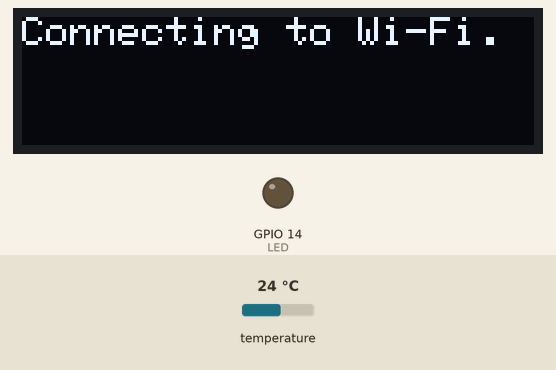
Recording of a sketch running on a simulated ESP32. Parts: 128×32 one-colour display, output pins drawn as LEDs (lit = HIGH). Inputs (shaded band) come from the test bench; at power-on: temperature 24 °C. WiFi joins after 1.5 s; servers stay silent unless stated; the display library's start-up logo is not drawn; the local clock reads 2024-03-15 10:24:30 at power-on unless the sketch sets it; what the sketch prints to the serial monitor is not drawn. At 4.8 s the program stops and its outputs stay as they are.

Above: at 2.1 s.
At 2.8 s:
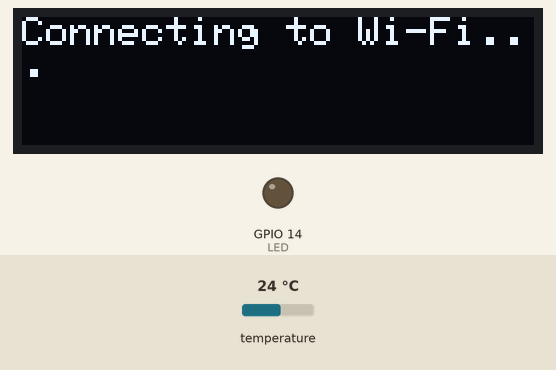
At 3.7 s:
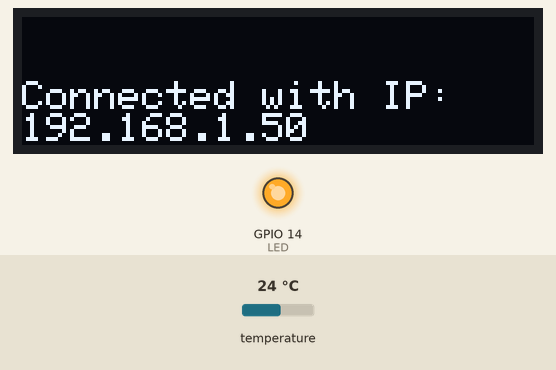
Timing chart, 0 to 5.2 s (numbered marks = the images above):
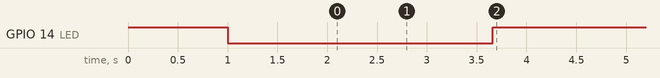

The sketch:

WeatherStationComplete.ino
```cpp
/*
Three things to do!
1. Put your WiFi details into the code
2. Put the Firebase access code that I gave you into the code
3. Put your name into the path string
*/

#include <WiFi.h>
#include <FirebaseESP32.h>
#include <Wire.h>
#include <SPI.h>
#include <Adafruit_Sensor.h>
#include <Adafruit_BME280.h>
#include <Adafruit_GFX.h>
#include <Adafruit_SSD1306.h>
#include "time.h"

#define BME_SCK 5           // SCK to SCK
#define BME_MISO 19         // SDO to MISO
#define BME_MOSI 18         // SDI to MOSI
#define BME_CS 32           // CS to Digital Pin 0
#define LED 14              // optional LED
#define SCREEN_WIDTH 128    // OLED display width, in pixels
#define SCREEN_HEIGHT 32    // OLED display height, in pixels
#define OLED_RESET    32    // Reset pin # (or -1 if sharing Arduino reset pin)
#define SCREEN_ADDRESS 0x3C // See datasheet for Address; 0x3C for 128x32
Adafruit_SSD1306 display(SCREEN_WIDTH, SCREEN_HEIGHT, &Wire, OLED_RESET);
Adafruit_BME280 bme(BME_CS, BME_MOSI, BME_MISO, BME_SCK); // software SPI

// WiFi and database details
#define WIFI_SSID "WIFI"
#define WIFI_PASSWORD "PASSWORD"
#define FIREBASE_HOST "weatherstatino-default-rtdb.europe-west1.firebasedatabase.app/"
#define FIREBASE_AUTH "SECRET_CODE"

// Define FirebaseESP32 data object
FirebaseData fbdo;
FirebaseJson json;

const char* ntpServer = "pool.ntp.org";   // NTP server for time data
const int gmtOffset_sec = 3600;           // GMT+1
struct tm timeinfo;                       // Create time structure
String path = "/Maks/Readings ";          // Save data to directory; NAME YOUR DIRECTORY WITH YOUR NAME
String readTime;

// Define functions
void printReadings();
void printResult(FirebaseData &data);
void sendReadings(String parameter, int reading);

void setup() {

  // Initialise LED and serial
  pinMode(LED, OUTPUT);
  digitalWrite(LED, HIGH);
  Serial.begin(1000000);
  while(!Serial);       // Get the serial running
  delay(1000);          // Wait before accessing Sensor
  digitalWrite(LED, LOW);

  // Initialise BME Sensor
  unsigned status;
  status = bme.begin(0x76, &Wire);

  // Initialise OLED display
  if(!display.begin(SSD1306_SWITCHCAPVCC, SCREEN_ADDRESS)) {
    Serial.println(F("SSD1306 allocation failed"));
    for(;;);          // Don't proceed, loop forever
  }
  display.display();
  delay(500);         // Pause for 0.5 second

  display.clearDisplay();               // Clear the buffer
  display.setTextSize(1);               // Normal 1:1 pixel scale
  display.setTextColor(SSD1306_WHITE);  // Draw white text
  display.setCursor(0,0);               // Start at top-left corner

  // Draw a single pixel in white
  display.drawPixel(10, 10, SSD1306_WHITE);
  display.display();
  delay(500);
  display.clearDisplay();   // Clear the buffer

  // Connect to WiFi
  WiFi.begin(WIFI_SSID, WIFI_PASSWORD);
  display.print("Connecting to Wi-Fi");
  display.display();
  while (WiFi.status() != WL_CONNECTED) {
    display.print(".");
    display.display();
    delay(300);
  }
  display.clearDisplay();   // Clear the buffer
  display.println();
  display.println("Connected with IP: ");
  display.println(WiFi.localIP());  // Display the system's IP
  display.display();

  // Initialise time
  configTime(gmtOffset_sec, 0, ntpServer);
  if(!getLocalTime(&timeinfo)){
    Serial.println("Failed to obtain time");
    return;
  }
  // Get time and display
  readTime = String(timeinfo.tm_mday)+" "+String(timeinfo.tm_mon+1)+" "+String(timeinfo.tm_hour)+":00";
  Serial.println(readTime);
  Serial.println(&timeinfo, "%B %d %Y %H:%M");
  display.print(&timeinfo, "%B %d %Y %H:%M");
  display.display();

  // Establish firebase connection
  Firebase.begin(FIREBASE_HOST, FIREBASE_AUTH);
  Firebase.reconnectWiFi(true);
  Firebase.setReadTimeout(fbdo, 1000 * 60);   // Set database read timeout to 1 minute (max 15 minutes)
  Firebase.setwriteSizeLimit(fbdo, "tiny");   // Set size and it's write timeout
  Firebase.setFloatDigits(1);                 // Set the decimal places for float

  digitalWrite(LED, HIGH);
  delay(1000);
}

void loop() {   // Measure and send data every 5 seconds
  printReadings();
  delay(5000);
}

void printReadings() {

  String parameter;
  int reading;

  display.clearDisplay();                 // Clear the buffer
  display.setTextSize(1);                 // Normal 1:1 pixel scale
  display.setTextColor(SSD1306_WHITE);    // Draw white text
  display.setCursor(0,0);                 // Start at top-left corner

  // Display temperature readings on the OLED display and send to the firebase
  display.print("Temperature: ");
  display.print(bme.readTemperature(), 1);
  display.println(" C");
  parameter = "Temperature (C)";
  reading = bme.readTemperature();
  sendReadings(parameter, reading);

  // Display air pressure readings on the OLED display and send to the firebase
  display.print("Pressure: ");
  display.print(bme.readPressure() / 100.0F, 1);
  display.println(" hPa");
  parameter = "Pressure (hPa)";
  reading = bme.readPressure() / 100.0F;
  sendReadings(parameter, reading);

  // Display humidity readings on the OLED display and send to the firebase
  display.print("Humidity: ");
  display.print(bme.readHumidity(), 2);
  display.println(" %");
  parameter = "Humidity (%)";
  reading = bme.readHumidity();
  sendReadings(parameter, reading);

  getLocalTime(&timeinfo);    // Update the clock
  display.print(&timeinfo, "%B %d %Y %H:%M");
  display.display();
  readTime = String(timeinfo.tm_mday)+" "+String(timeinfo.tm_mon+1)+" "+String(timeinfo.tm_hour)+":00";
}

void sendReadings(String parameter, int reading) {

  for (uint8_t i = 0; i < 5; i++) {
    // Format the reading in json dataframe
    json.set(parameter, reading);

    // Check for the proper data format
    if (Firebase.updateNode(fbdo, path + readTime, json)) {
      Serial.println("PASSED");
      Serial.println("PATH: " + fbdo.dataPath());
      Serial.println("TYPE: " + fbdo.dataType());
      Serial.print("VALUE: ");
      printResult(fbdo);    // Print Result to Serial
      Serial.println();
    }
    else {    // Error! Might happen; If not happening constantly, then nothing to worry
      Serial.println("FAILED");
      Serial.println("REASON: " + fbdo.errorReason());
      Serial.println();
    }
  }
}

void printResult(FirebaseData &data) {

  if (data.dataType() == "json") {  // Check for JSON dataframe

    String jsonStr;
    FirebaseJson &json = data.jsonObject(); // Create Firebase object

    json.toString(jsonStr, true);   // Convert JSON to String

    Serial.println(jsonStr);
    Serial.println();
    Serial.println("Iterate JSON data:");
    Serial.println();

    size_t len = json.iteratorBegin();  // Initialise JSON iterator
    String key, value = "";
    int type = 0;
    // Print JSON Data to Serial
    for (size_t i = 0; i < len; i++) {
      json.iteratorGet(i, type, key, value);
      Serial.print(i);
      Serial.print(", ");
      Serial.print("Type: ");
      Serial.print(type == FirebaseJson::JSON_OBJECT ? "object" : "array");
      if (type == FirebaseJson::JSON_OBJECT)
      {
        Serial.print(", Key: ");
        Serial.print(key);
      }
      Serial.print(", Value: ");
      Serial.println(value);
    }
    json.iteratorEnd();
  }

  else {      // this block should not happen
    Serial.println(data.payload());
    Serial.println("\nERROR!\nDatatype not json");
    for(;;);  // loop forever
  }
}
```
